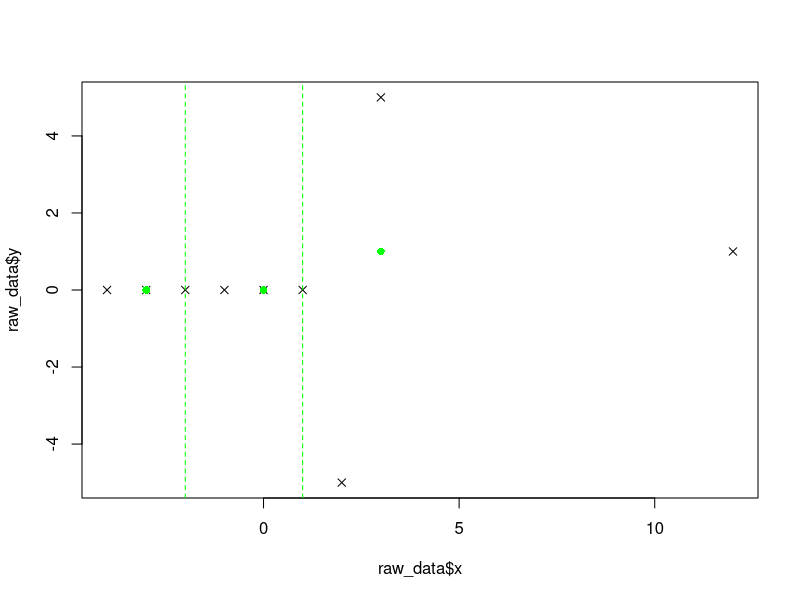
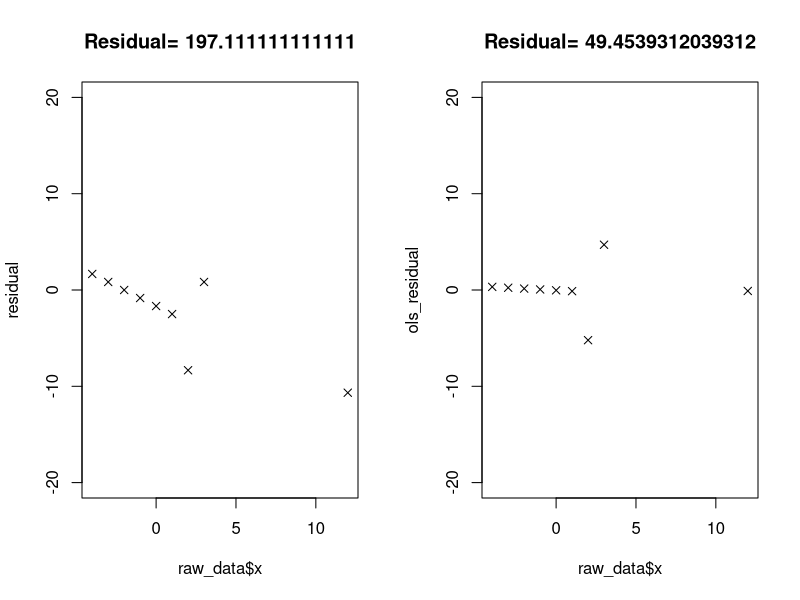
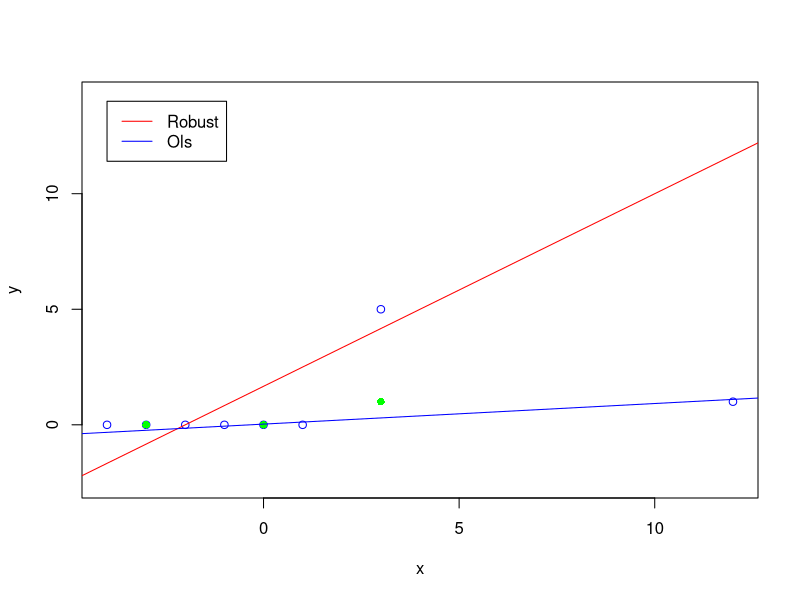
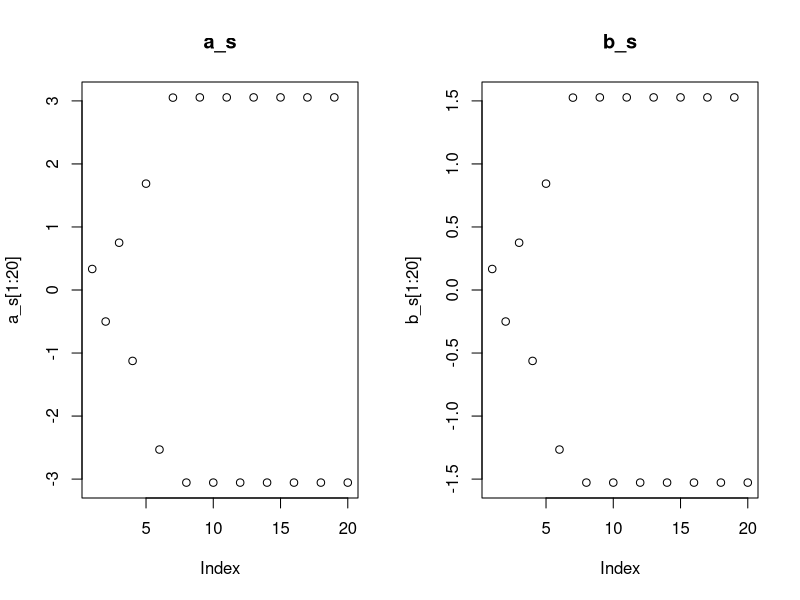
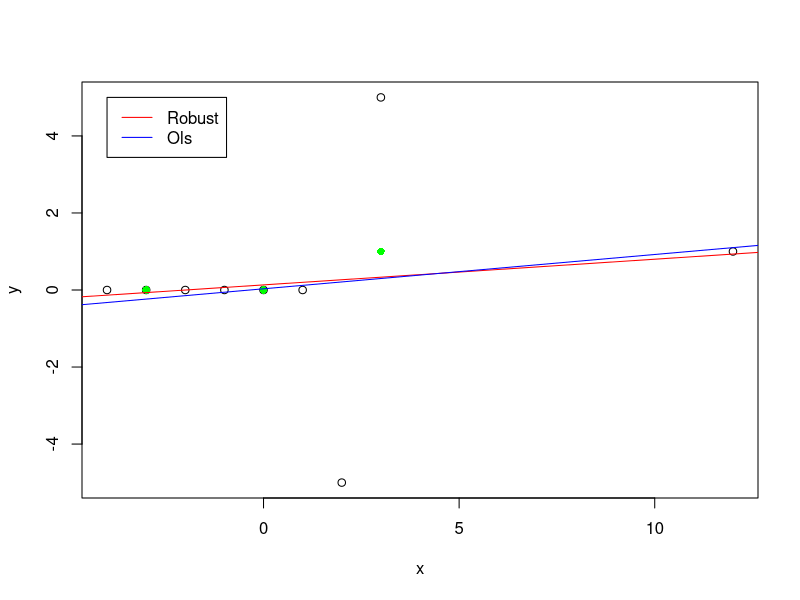

Generate these figures, in order, with R:
# # 三组耐抗线的进阶实现[克服振荡]

# 分成左，中，右三个组，使得组的大小尽可能相等
get.groups <- function(raw_data){
  # in: raw_data
  # out: group data[list]
  
  # sort
  sort_data <- raw_data[with(raw_data, order(x)), ]
  length_data <- length(raw_data$x)
  # group size
  k <- floor(length_data/3)
  rem_size <- length_data %% 3
  if(rem_size == 0){
    group_data <- list(left=sort_data[c(1:k), ],
                       mid=sort_data[c((k+1):(2*k)), ],
                       right=sort_data[c((2*k+1):(3*k)), ])
    return(group_data)
  }
  else if (rem_size == 1){
    group_data <- list(left=sort_data[c(1:k), ],
                       mid=sort_data[c((k+1):(2*k+1)), ],
                       right=sort_data[c((2*k+2):(3*k+1)), ])
    return(group_data)
  }
  else if(rem_size == 2){
    group_data <- list(left=sort_data[c(1:k+1), ],
                       mid=sort_data[c((k+2):(2*k+1)), ],
                       right=sort_data[c((2*k+2):(3*k+2)), ])
    return(group_data)
  }
}


# 分别获取各组的总括点
get.median.points <- function(group_data){
  median.points <- list(
    left = c(median(group_data$left$x), median(group_data$left$y)),
    mid = c(median(group_data$mid$x), median(group_data$mid$y)),
    right = c(median(group_data$right$x), median(group_data$right$y))
  )
  return(median.points)
}


# 根据总括点获取a, b
get.a.b <- function(median.points){
  xL <- median.points$left[1]
  yL <- median.points$left[2]
  
  xM <- median.points$mid[1]
  yM <- median.points$mid[2]
  
  xR <- median.points$right[1]
  yR <- median.points$right[2]
  
  b0 <- (yR-yL)/(xR-xL)
  a0 <- (1/3)*((yL-b0*(xL-xM)) + yM + (yR-b0*(xR-xM)))
  
  return(c(a0, b0, xM))
}



# data

x_bad <- c(-4, -3, -2, -1, 0, 1, 2, 3, 12)
y_bad <- c(0, 0, 0, 0, 0, 0, -5, 5, 1)
raw_data <- data.frame(x=x_bad, y=y_bad)

group_data <- get.groups(raw_data)
median.points <- get.median.points(group_data)

# 原始数据图&初始总括点
plot(raw_data$x, raw_data$y, pch=4)
# 总括点
medians_x <- unlist(median.points)[c(1,3,5)]
medians_y <- unlist(median.points)[c(2,4,6)]
points(medians_x, medians_y, pch=16, col="green")
# 分组线
abline(v=sort(group_data$left$x,decreasing = TRUE)[1], lty=2, col="green")
abline(v=sort(group_data$mid$x,decreasing = TRUE)[1], lty=2, col="green")

# 传入第一次迭代的模型参数
a0_b0_xM <- get.a.b(median.points)
a0 <- a0_b0_xM[1]
b0 <- a0_b0_xM[2]
xM <- a0_b0_xM[3]
# 初始化迭代参数
iter <- 0
b_abs_delta <- 1

# 迭代限制与收敛条件
MAX_ITER = 100
B_ABS_DELTA = 0.01
b_s <- c(b0)
a_s <- c(a0)

while(iter<MAX_ITER && b_abs_delta > B_ABS_DELTA){
  print(b0)
  # 残差代替y,得到新的分组数据
  left_r <- group_data$left$y-(a0+b0*(group_data$left$x-xM))
  mid_r <- group_data$mid$y-(a0+b0*(group_data$mid$x-xM))
  right_r <- group_data$right$y-(a0+b0*(group_data$right$x-xM))
  
  group_data <- list(
    left = data.frame(x=group_data$left$x, y=left_r),
    mid = data.frame(x=group_data$mid$x, y=mid_r),
    right = data.frame(x=group_data$right$x, y=right_r)
  )
  # 计算新的总括点
  median.points <- get.median.points(group_data)
  # 计算新的参数
  a0_b0_xM <- get.a.b(median.points)
  a0 <- a0_b0_xM[1]
  b0 <- a0_b0_xM[2]
  xM <- a0_b0_xM[3]
  
  a_s <- c(a_s, a0)
  b_s <- c(b_s, b0)
  # 迭代控制
  b_abs_delta <- abs(b0)  # 这里注意是变化量
  iter <- iter + 1
  
}

# 迭代结果整理
aFinal <- sum(a_s)
bFinal <- sum(b_s)
fit_model <- function(x){aFinal + bFinal*(x-xM)}


# 耐抗线拟合效果
y_result <- fit_model(raw_data$x)
residual <- raw_data$y - y_result
sum_square_residual <- sum(residual^2)
opar <- par(no.readonly = T)
par(mfrow=c(1,2))
plot(raw_data$x, residual, 
     main = paste("Residual=",as.character(sum_square_residual)),
     pch=4, ylim = c(-20,20))


# 和最小二乘法的比较
ols_fit_model <- lm(y~x, data=raw_data)
ols_residual <- ols_fit_model$residuals
sum_square_residual_ols <- sum(ols_residual^2)
plot(raw_data$x, ols_residual,
     main = paste("Residual=",as.character(sum_square_residual_ols)),
     pch=4, ylim = c(-20,20))


# 拟合直线的比较

x_loc <- c(-5:15)
y_robust <- aFinal+bFinal*(x_loc-xM)
par(opar)
plot(raw_data, ylim=range(y_robust), col='blue')
points(medians_x, medians_y, pch=16, col="green")

lines(x_loc, y_robust, col='red')
abline(ols_fit_model, col='blue')
legend(-4,14, 
       legend = c('Robust', 'Ols'), 
       col = c('red', 'blue'),
       lty =1)

# a_s, b_s
par(mfrow=c(1,2))
plot(a_s[1:20], main = "a_s")
plot(b_s[1:20], main = "b_s")


# 克服振荡现象，安全的迭代算法
# 一般振荡的b是异号的，我们最近选取相邻的异号的两个b
get.two.b <- function(b_s){
  for(b_i in b_s){
    for(b_j in b_s[c(2:length(b_s))]){
      if (b_i * b_j < 0)
        return(c(b_i, b_j))
    }
  }
}

b01 <- get.two.b(cumsum(b_s))
b0 <- b01[1]
b1 <- b01[2]

# delta_r_b0, delta_r_b1
# 对原始数据分组的操作
group_data <- get.groups(raw_data)
median.points <- get.median.points(group_data)

# function: get_delta_r_bx 
get.delta.r.bx <- function(bx){
  return(median(group_data$right$y - (group_data$right$x-xM)*bx) - 
           median(group_data$left$y - (group_data$left$x-xM)*bx))
}
delta_data_b0 <- get.delta.r.bx(b0)
delta_data_b1 <- get.delta.r.bx(b1)


# 线性迭代内插求出b2
# 插值函数
get.b2 <- function(b0, b1, delta_data_b0, delta_data_b1){
  b2 <- b1-delta_data_b1*(b1-b0)/(delta_data_b1-delta_data_b0)
  return(b2)
}

# 迭代前的一些数据
DELTA_R_B2_MIN = 0.0001
b2 = get.b2(b0, b1, delta_data_b0, delta_data_b1)
delta_r_b2 <- get.delta.r.bx(b2)
# 开始迭代
while(delta_r_b2 > DELTA_R_B2_MIN){
  if(b0*delta_r_b2>0) b0 <- b2
  else b1 <- b2
  b2 <- get.b2(b0, b1, delta_data_b0, delta_data_b1)
  delta_r_b2 <- get.delta.r.bx(b2)
}

# 根据b2计算截距项a
a <- median(raw_data$y - b2*(raw_data$x - xM))

# 最终拟合图查看
par(opar)
plot(raw_data)
points(medians_x, medians_y, pch=16, col="green")

abline(a, b2, col='red')
abline(ols_fit_model, col='blue')
legend(-4,5, 
       legend = c('Robust', 'Ols'), 
       col = c('red', 'blue'),
       lty =1)

